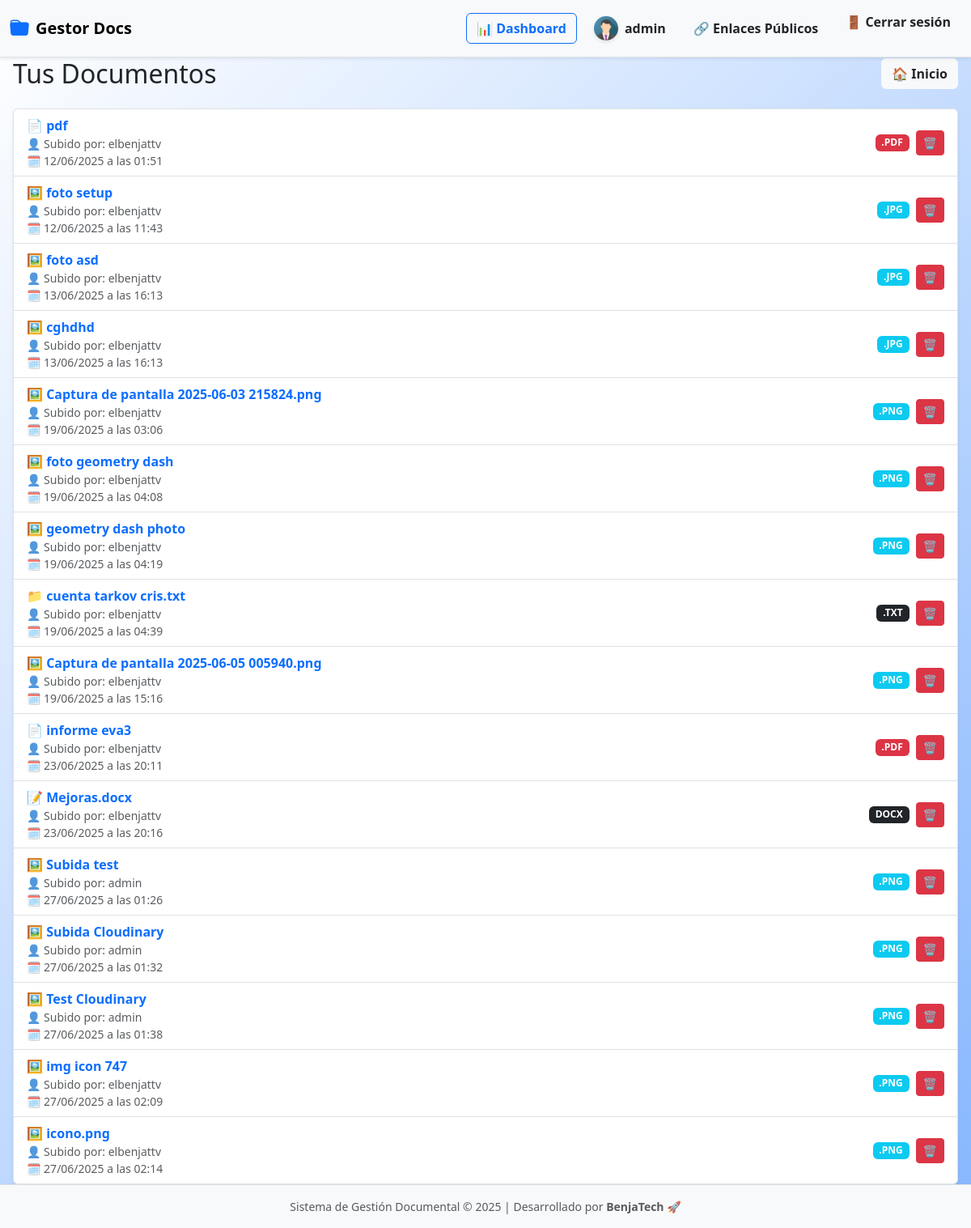
The app's page /documentos/lista/ (signed in), older data.
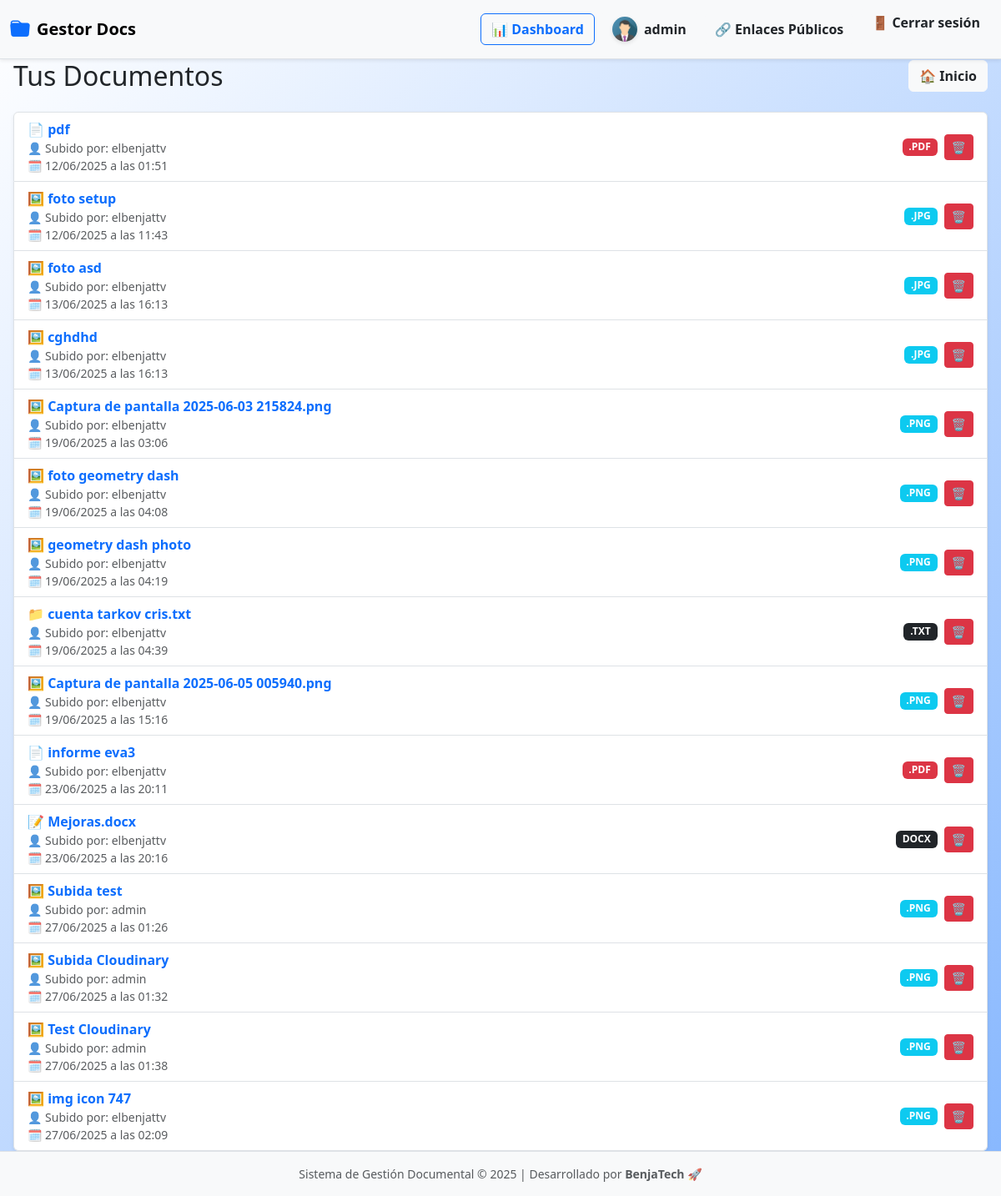
The same page, newer data.
### documentos/models.py (models this page shows, shortened)
class Documento(models.Model):
    nombre = models.CharField(max_length=200)
    archivo = models.FileField(upload_to='documentos/')
    etiquetas = models.CharField(max_length=100, blank=True)
    fecha_subida = models.DateTimeField(auto_now_add=True)
    usuario = models.ForeignKey(User, on_delete=models.CASCADE)
    enlace_publico = models.UUIDField(default=uuid.uuid4, unique=True, editable=False, null=True, blank=True)
    expiracion_enlace = models.DateTimeField(blank=True, null=True)
    fecha_expiracion = models.DateTimeField(null=True, blank=True)
    activo = models.BooleanField(default=True)
    size = models.PositiveIntegerField(blank=True, null=True)  # tamaño en KB
    is_shared = models.BooleanField(default=False)             # si el documento fue compartido

### documentos/views.py (the view)
# urls.py: path('lista/', views.listar_documentos, name='lista'),
@login_required
def listar_documentos(request):
    documentos = Documento.objects.all() if request.user.is_superuser else Documento.objects.filter(usuario=request.user)
    for doc in documentos:
        doc.etiquetas_lista = [e.strip() for e in doc.etiquetas.split(',')] if doc.etiquetas else []
    return render(request, 'documentos/lista.html', {'documentos': documentos})

### documentos/templates/documentos/lista.html (shortened to what this page needs)
{% extends 'documentos/base.html' %}
{% load etiquetas_tags %}
{% block body_class %}dashboard-personal{% endblock %}
{% block content %}
<div class="header d-flex justify-content-between align-items-center flex-wrap gap-3 mb-4">
  <h2 class="mb-0">Tus Documentos </h2>
  <a href="{% url 'documentos:home' %}" class="btn btn-light text-dark fw-semibold d-flex align-items-center justify-content-center">🏠 Inicio</a>
</div>
{% if documentos %}
  <ul class="list-group shadow-sm">
    {% for doc in documentos %}
      <li id="doc-{{ doc.id }}" class="list-group-item d-flex justify-content-between align-items-center flex-wrap gap-3">
        <div class="flex-grow-1">
          {% with ext=doc.archivo.name|slice:"-4:"|lower %}
            {% if ext == ".pdf" %}
              📄
            {% elif ext == ".doc" or ext == "docx" %}
              📝
            {% elif ext == ".xls" or ext == "xlsx" %}
              📊
            {% elif ext == ".png" or ext == ".jpg" %}
              🖼️
            {% else %}
              📁
            {% endif %}
          {% endwith %}
          <a href="{% url 'documentos:previsualizar' doc.id %}" class="fw-semibold text-decoration-none text-primary">
            {{ doc.nombre }}
          </a>
          <br>
          <small class="text-muted">👤 Subido por: {{ doc.usuario.username }}</small><br>
          <small class="text-muted">🗓️ {{ doc.fecha_subida|date:"d/m/Y" }} a las {{ doc.fecha_subida|date:"H:i" }}</small>
        </div>
        <div class="d-flex align-items-center gap-2">
          {% with ext=doc.archivo.name|slice:"-4:"|upper %}
            {% if ext == ".PDF" %}
              <span class="badge bg-danger">{{ ext }}</span>
            {% elif ext == ".JPG" or ext == ".PNG" %}
              <span class="badge bg-info">{{ ext }}</span>
            {% elif ext == ".DOC" or ext == "XLSX" %}
              <span class="badge bg-warning text-dark">{{ ext }}</span>
            {% else %}
              <span class="badge bg-dark">{{ ext }}</span>
            {% endif %}
          {% endwith %}
          <button class="btn btn-sm btn-danger"
                  data-bs-toggle="modal"
                  data-bs-target="#confirmDeleteModal"
                  onclick="prepareDelete({{ doc.id }}, '{{ doc.nombre|escapejs }}')"
                  title="Eliminar documento">
            🗑️
          </button>
        </div>
      </li>
    {% endfor %}
  </ul>
{% endif %}
<div class="toast-container position-fixed bottom-0 end-0 p-3">
</div>
{% endblock %}

Row changes from the older to the newer data that the page shows:
removed Documento: nombre "icono.png", usuario.username "elbenjattv", fecha_subida "27/06/2025", fecha_subida "02:14", archivo ".PNG"
